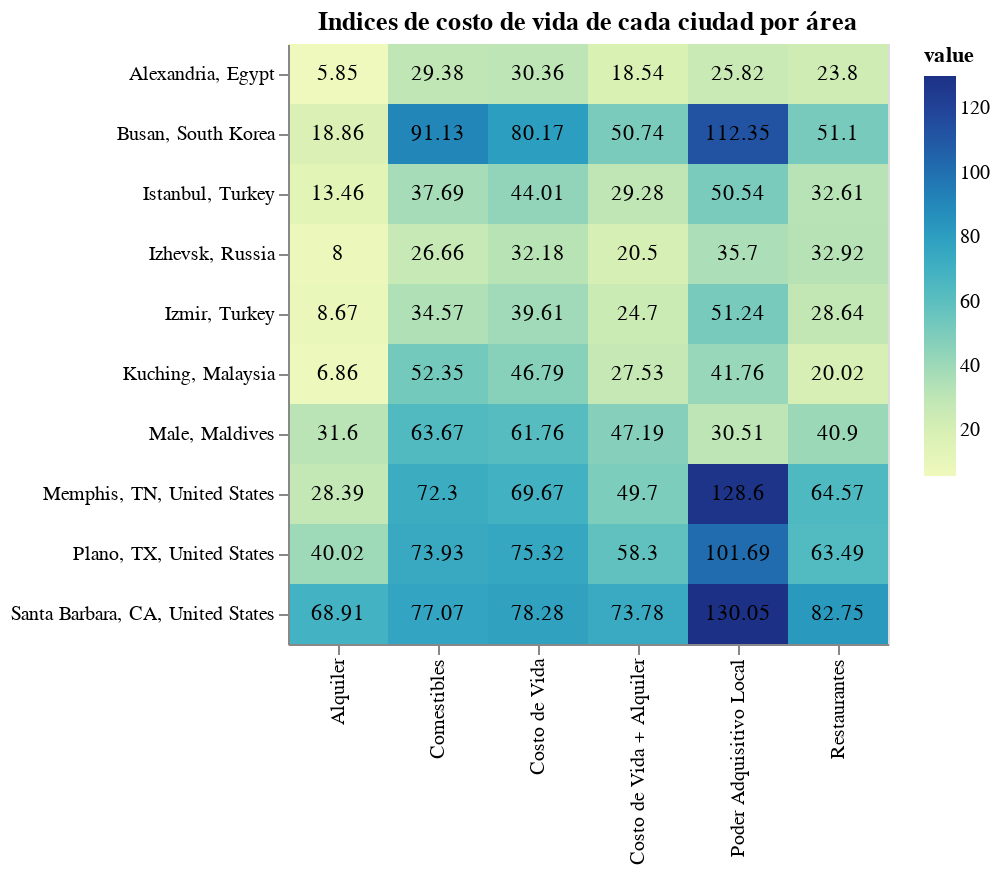

Write notebook code for a chart like this one.
### Code cell
df4 = (life_cost[lambda df: df['city'].isin(my_cities)]
           .drop(['year','rank'], axis=1)
           .groupby('city')
           .agg('mean')
           .rename(columns=redable_index_names)
           .reset_index()
           .melt(id_vars=['city'])
           .round(2)
)
df4.head()

base = alt.Chart(df4).mark_rect().encode(
        x=alt.X('variable:N',title=''),
        y=alt.Y('city:N',title='')
).properties(
title=alt.TitleParams(text='Indices de costo de vida de cada ciudad por área')
)

heatmap = base.mark_rect().encode(
    color=alt.Color('value:Q')
).properties(
width=300,
height=300
)

text= base.mark_text().encode(text='value:Q')
heatmap + text

### Figure 1 — Vega-Lite specification as saved in the notebook (floating-point values rounded to 4 significant figures)
{"config": {"background": "white", "view": {"continuousWidth": 400, "continuousHeight": 300}}, "layer": [{"mark": "rect", "encoding": {"color": {"type": "quantitative", "field": "value"}, "x": {"type": "nominal", "field": "variable", "title": ""}, "y": {"type": "nominal", "field": "city", "title": ""}}, "height": 300, "title": {"text": "Indices de costo de vida de cada ciudad por área"}, "width": 300}, {"mark": "text", "encoding": {"text": {"type": "quantitative", "field": "value"}, "x": {"type": "nominal", "field": "variable", "title": ""}, "y": {"type": "nominal", "field": "city", "title": ""}}, "title": {"text": "Indices de costo de vida de cada ciudad por área"}}], "data": {"name": "data-b9839ff6be08271c70a0ed9e43eb28b4"}, "$schema": "https://vega.github.io/schema/vega-lite/v4.0.0.json", "datasets": {"data-b9839ff6be08271c70a0ed9e43eb28b4": [{"city": "Alexandria, Egypt", "variable": "Costo de Vida", "value": 30.36}, {"city": "Busan, South Korea", "variable": "Costo de Vida", "value": 80.17}, {"city": "Istanbul, Turkey", "variable": "Costo de Vida", "value": 44.01}, {"city": "Izhevsk, Russia", "variable": "Costo de Vida", "value": 32.18}, {"city": "Izmir, Turkey", "variable": "Costo de Vida", "value": 39.61}, {"city": "Kuching, Malaysia", "variable": "Costo de Vida", "value": 46.79}, {"city": "Male, Maldives", "variable": "Costo de Vida", "value": 61.76}, {"city": "Memphis, TN, United States", "variable": "Costo de Vida", "value": 69.67}, {"city": "Plano, TX, United States", "variable": "Costo de Vida", "value": 75.32}, {"city": "Santa Barbara, CA, United States", "variable": "Costo de Vida", "value": 78.28}, {"city": "Alexandria, Egypt", "variable": "Alquiler", "value": 5.85}, {"city": "Busan, South Korea", "variable": "Alquiler", "value": 18.86}, {"city": "Istanbul, Turkey", "variable": "Alquiler", "value": 13.46}, {"city": "Izhevsk, Russia", "variable": "Alquiler", "value": 8.0}, {"city": "Izmir, Turkey", "variable": "Alquiler", "value": 8.67}, {"city": "Kuching, Malaysia", "variable": "Alquiler", "value": 6.86}, {"city": "Male, Maldives", "variable": "Alquiler", "value": 31.6}, {"city": "Memphis, TN, United States", "variable": "Alquiler", "value": 28.39}, {"city": "Plano, TX, United States", "variable": "Alquiler", "value": 40.02}, {"city": "Santa Barbara, CA, United States", "variable": "Alquiler", "value": 68.91}, {"city": "Alexandria, Egypt", "variable": "Costo de Vida + Alquiler", "value": 18.54}, {"city": "Busan, South Korea", "variable": "Costo de Vida + Alquiler", "value": 50.74}, {"city": "Istanbul, Turkey", "variable": "Costo de Vida + Alquiler", "value": 29.28}, {"city": "Izhevsk, Russia", "variable": "Costo de Vida + Alquiler", "value": 20.5}, {"city": "Izmir, Turkey", "variable": "Costo de Vida + Alquiler", "value": 24.7}, {"city": "Kuching, Malaysia", "variable": "Costo de Vida + Alquiler", "value": 27.53}, {"city": "Male, Maldives", "variable": "Costo de Vida + Alquiler", "value": 47.19}, {"city": "Memphis, TN, United States", "variable": "Costo de Vida + Alquiler", "value": 49.7}, {"city": "Plano, TX, United States", "variable": "Costo de Vida + Alquiler", "value": 58.3}, {"city": "Santa Barbara, CA, United States", "variable": "Costo de Vida + Alquiler", "value": 73.78}, {"city": "Alexandria, Egypt", "variable": "Comestibles", "value": 29.38}, {"city": "Busan, South Korea", "variable": "Comestibles", "value": 91.13}, {"city": "Istanbul, Turkey", "variable": "Comestibles", "value": 37.69}, {"city": "Izhevsk, Russia", "variable": "Comestibles", "value": 26.66}, {"city": "Izmir, Turkey", "variable": "Comestibles", "value": 34.57}, {"city": "Kuching, Malaysia", "variable": "Comestibles", "value": 52.35}, {"city": "Male, Maldives", "variable": "Comestibles", "value": 63.67}, {"city": "Memphis, TN, United States", "variable": "Comestibles", "value": 72.3}, {"city": "Plano, TX, United States", "variable": "Comestibles", "value": 73.93}, {"city": "Santa Barbara, CA, United States", "variable": "Comestibles", "value": 77.07}, {"city": "Alexandria, Egypt", "variable": "Restaurantes", "value": 23.8}, {"city": "Busan, South Korea", "variable": "Restaurantes", "value": 51.1}, {"city": "Istanbul, Turkey", "variable": "Restaurantes", "value": 32.61}, {"city": "Izhevsk, Russia", "variable": "Restaurantes", "value": 32.92}, {"city": "Izmir, Turkey", "variable": "Restaurantes", "value": 28.64}, {"city": "Kuching, Malaysia", "variable": "Restaurantes", "value": 20.02}, {"city": "Male, Maldives", "variable": "Restaurantes", "value": 40.9}, {"city": "Memphis, TN, United States", "variable": "Restaurantes", "value": 64.57}, {"city": "Plano, TX, United States", "variable": "Restaurantes", "value": 63.49}, {"city": "Santa Barbara, CA, United States", "variable": "Restaurantes", "value": 82.75}, {"city": "Alexandria, Egypt", "variable": "Poder Adquisitivo Local", "value": 25.82}, {"city": "Busan, South Korea", "variable": "Poder Adquisitivo Local", "value": 112.3}, {"city": "Istanbul, Turkey", "variable": "Poder Adquisitivo Local", "value": 50.54}, {"city": "Izhevsk, Russia", "variable": "Poder Adquisitivo Local", "value": 35.7}, {"city": "Izmir, Turkey", "variable": "Poder Adquisitivo Local", "value": 51.24}, {"city": "Kuching, Malaysia", "variable": "Poder Adquisitivo Local", "value": 41.76}, {"city": "Male, Maldives", "variable": "Poder Adquisitivo Local", "value": 30.51}, {"city": "Memphis, TN, United States", "variable": "Poder Adquisitivo Local", "value": 128.6}, {"city": "Plano, TX, United States", "variable": "Poder Adquisitivo Local", "value": 101.7}, {"city": "Santa Barbara, CA, United States", "variable": "Poder Adquisitivo Local", "value": 130.1}]}}
